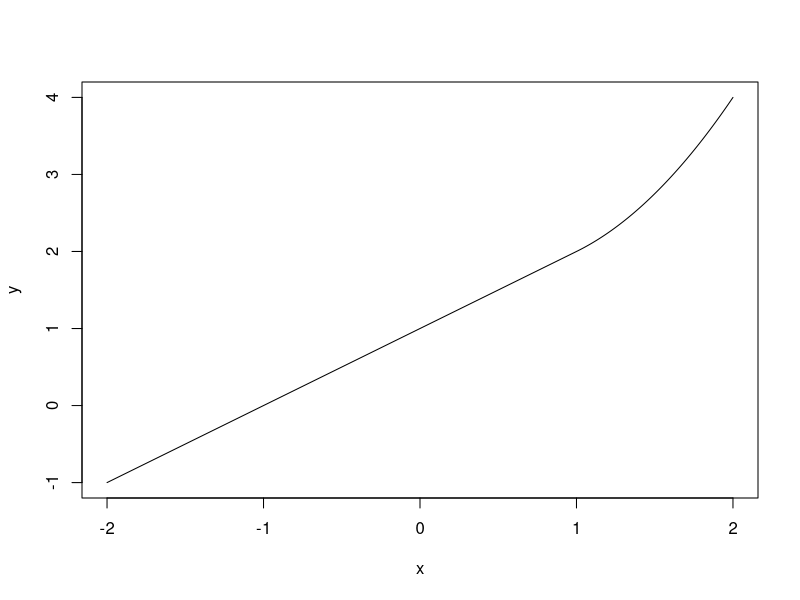
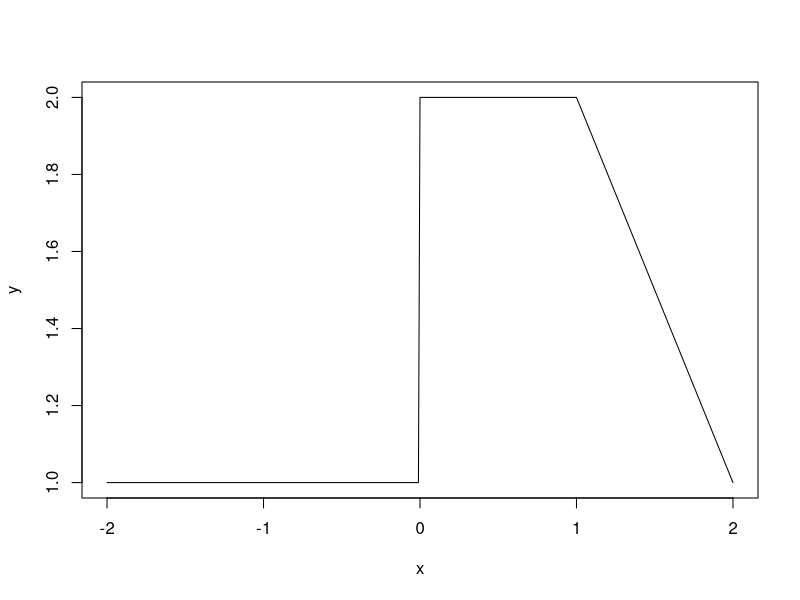

Source code (R) for these figures, in order: (Note: this script raises an error after producing the figures.)
## ---- chunk 1
x <- seq(-2,2,.01)
y <- 1 + 1*x + (x-1)^2*(x>=1)
plot(x,y,type="l")
## ---- chunk 2
x <- seq(-2, 2, .01)
b1 <- function(x) (x >= 0 & x<=2)-(x-1)*(x>=1 & x<=2)
b2 <- function(x) (x-3)*(x>=3 & x<=4)+(x>4 & x<=5)
y <- 1 + b1(x) + 3*b2(x)
plot(x,y,type="l")
## ---- chunk 3
data(Wage,package="ISLR")
head(Wage)
## ---- chunk 4
    library(boot)
    set.seed(1)
    cv.errors <- double(10)
    for(i in 1:10) {
      glm.fit <- glm(wage ~ poly(age,i), data=Wage)
      cv.errors[i] <- cv.glm(Wage, glm.fit, K=10)$delta[1]
    }
    plot(cv.errors,type="l",xlab="degree",ylab="error")
    abline(v=which.min(cv.errors),col="red",lty=2)
## ---- chunk 5
    lm.mods<-list()
    for(i in 1:10) {
      lm.fit <- lm(wage ~ poly(age,i),data=Wage)
      lm.mods[[i]] <- lm.fit
    }
    do.call("anova",lm.mods)
## ---- chunk 6
    plot(Wage$age,Wage$wage,xlab="age",ylab="wage")
    lines(predict(lm.mods[[i]],list(age=seq(from=min(Wage$age),to=max(Wage$age),length.out=100))),col="red")
    legend("topright",c("data","fit"),pch=c(1,NA),lty=c(NA,1),col=c("black","red"))
## ---- chunk 7
    set.seed(1)
    cv.errors <- double(10)
    for(i in 1:10) {
      breaks <- i+2
      k_folds <- 10 
      folds <- cut(seq(1,nrow(Wage)),breaks=k_folds,labels=FALSE)
      for(k in 1:k_folds){
        train <- which(folds != k)
        breaks <- quantile(Wage$age[train],p=1/breaks)
        glm.fit <- glm(wage ~ cut(age,breaks), data=Wage, subset=train)
        
      }
      
      cv.errors[i] <- cv.glm(Wage, glm.fit, K=10)$delta[1]
    }
